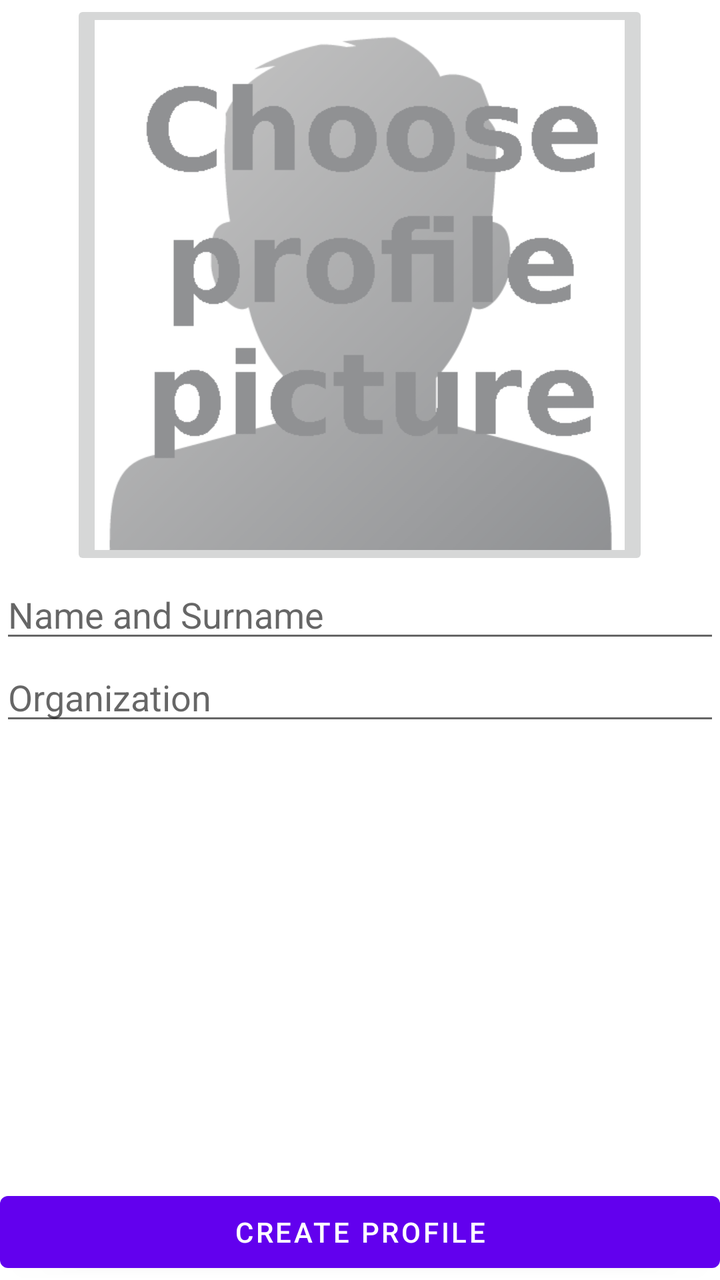
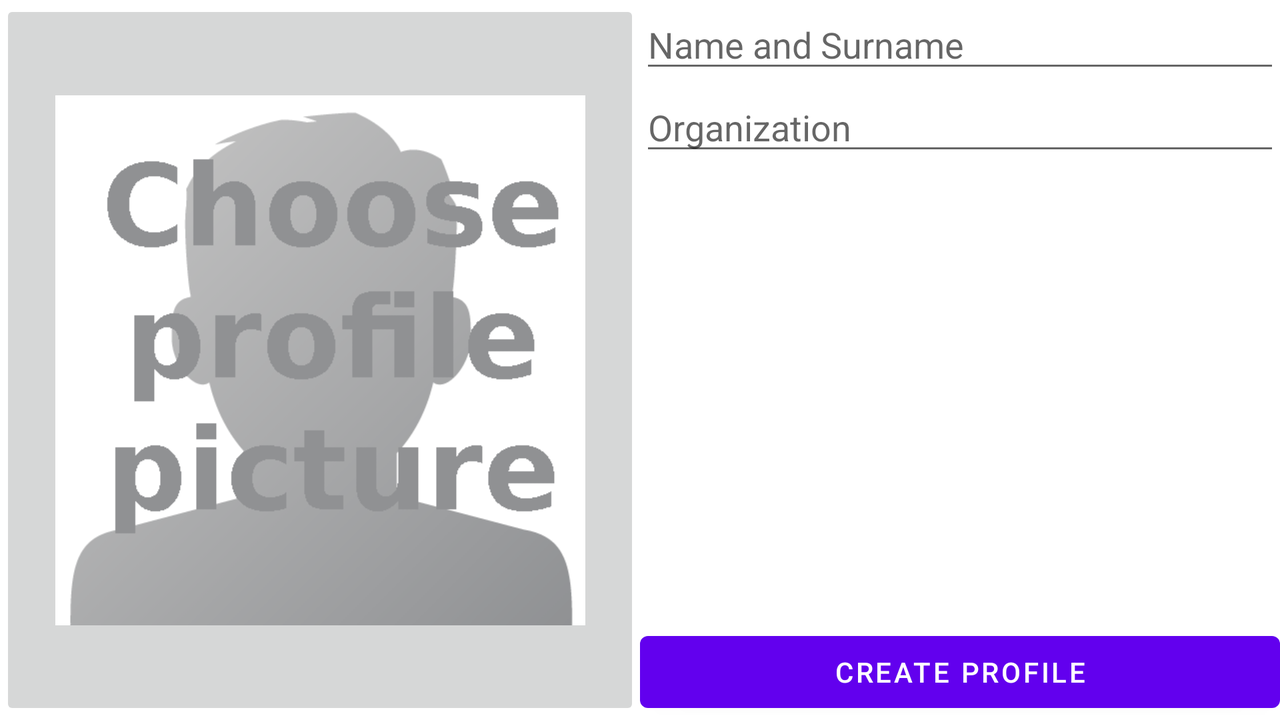

The same Android screen from two of the app's own layout files: first res/layout/ as a phone draws it, then the repository's variant for another configuration, drawn on a device whose configuration selects that folder. Both files follow.
<!-- AndroidManifest.xml: application theme AppTheme -->
<!-- res/layout/create_profile.xml -->
<?xml version="1.0" encoding="utf-8"?>
<LinearLayout xmlns:android="http://schemas.android.com/apk/res/android"
    android:layout_width="match_parent"
    android:layout_height="match_parent"
    android:orientation="vertical" >

    <RelativeLayout
        android:layout_width="match_parent"
        android:layout_height="wrap_content"
        android:layout_weight="1.47" >

        <ImageButton
            android:id="@+id/profileImage"
            android:layout_width="wrap_content"
            android:layout_height="wrap_content"
            android:layout_alignParentBottom="false"
            android:layout_alignParentLeft="false"
            android:layout_alignParentRight="false"
            android:layout_alignParentTop="true"
            android:layout_alignWithParentIfMissing="false"
            android:layout_centerHorizontal="true"
            android:layout_centerInParent="false"
            android:layout_centerVertical="false"
            android:src="@drawable/choose_profile" />

        <Button
            android:id="@+id/profileButton"
            android:layout_width="match_parent"
            android:layout_height="wrap_content"
            android:layout_alignParentBottom="true"
            android:layout_alignParentLeft="true"
            android:text="Create Profile" />

        <EditText
            android:id="@+id/nameText"
            android:layout_width="match_parent"
            android:layout_height="wrap_content"
            android:layout_alignParentLeft="true"
            android:layout_below="@+id/profileImage"
            android:ems="10"
            android:hint="Name and Surname"
            android:inputType="textPersonName" >

            <requestFocus />
        </EditText>

        <EditText
            android:id="@+id/organizationText"
            android:layout_width="match_parent"
            android:layout_height="wrap_content"
            android:layout_alignParentLeft="true"
            android:layout_below="@+id/nameText"
            android:ems="10"
            android:hint="Organization" />

    </RelativeLayout>

</LinearLayout>
<!-- resources referenced by this layout -->
<resources>
  <!-- drawable choose_profile: png bitmap (drawable-xhdpi, 16453 bytes) -->
</resources>
<!-- res/layout-land/create_profile.xml (the repository's variant of the layout above) -->
<!-- drawn on the phone turned sideways -->
<?xml version="1.0" encoding="utf-8"?>
<LinearLayout xmlns:android="http://schemas.android.com/apk/res/android"
    android:layout_width="match_parent"
    android:layout_height="match_parent"
    android:orientation="horizontal" >

    <RelativeLayout
        android:layout_width="match_parent"
        android:layout_height="wrap_content"
        android:layout_weight="1.47" >

        <ImageButton
            android:id="@+id/profileImage"
            android:layout_width="wrap_content"
            android:layout_height="wrap_content"
            android:layout_alignParentBottom="true"
            android:layout_alignParentLeft="true"
            android:layout_alignParentRight="true"
            android:layout_alignParentTop="true"
            android:layout_alignWithParentIfMissing="false"
            android:layout_centerHorizontal="true"
            android:layout_centerInParent="true"
            android:src="@drawable/choose_profile" />

    </RelativeLayout>

    <RelativeLayout
        android:layout_width="wrap_content"
        android:layout_height="match_parent"
        android:layout_weight="1.47" >

        <Button
            android:id="@+id/profileButton"
            android:layout_width="match_parent"
            android:layout_height="wrap_content"
            android:layout_alignParentBottom="true"
            android:layout_alignParentLeft="true"
            android:text="Create Profile" />

        <EditText
            android:id="@+id/nameText"
            android:layout_width="match_parent"
            android:layout_height="wrap_content"
            android:layout_alignParentLeft="true"
            android:layout_alignParentTop="true"
            android:ems="10"
            android:hint="Name and Surname"
            android:inputType="textPersonName" >

            <requestFocus />
        </EditText>

        <EditText
            android:id="@+id/organizationText"
            android:layout_width="match_parent"
            android:layout_height="wrap_content"
            android:layout_alignParentLeft="true"
            android:layout_below="@+id/nameText"
            android:ems="10"
            android:hint="Organization" />

    </RelativeLayout>

</LinearLayout>
